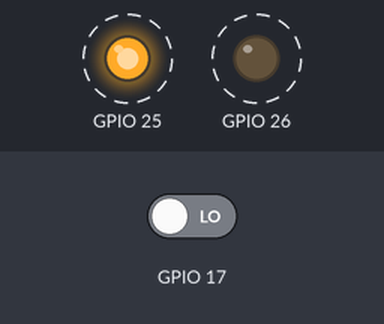
Recording of a program running on a simulated ESP32. Shown: output pins drawn as LEDs (lit = HIGH). Dashed ring = blinking. Inputs (shaded band) come from the test bench; at power-on: GPIO 17 LOW. WiFi joins after 1.5 s; servers stay silent unless stated; what the program prints to the serial monitor is not drawn.

Above: at 3.22 s.
Timing chart, 0 to 6.1 s (numbered marks = the images above):
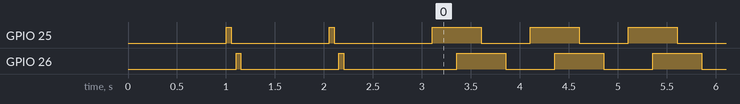

The program:

main.cpp
```cpp
#include <Arduino.h>
#include <WiFi.h>

#ifndef STASSID
#define STASSID "myssid"
#define STAPSK "mypsk1234"
#endif

const char *ssid = STASSID;
const char *password = STAPSK;

void setup()
{
  delay(500);
  Serial.begin(115200);
  delay(500);

  pinMode(25, OUTPUT);
  pinMode(26, OUTPUT);
  pinMode(17, INPUT_PULLDOWN);

  Serial.println("Starting...");
  WiFi.mode(WIFI_STA);
  WiFi.setAutoReconnect(true);
  WiFi.begin(ssid, password);

  uint32_t start = millis();
  while (!WiFi.isConnected())
  {
    digitalWrite(25, HIGH);
    delay(50);
    digitalWrite(25, LOW);
    delay(50);
    digitalWrite(26, HIGH);
    delay(50);
    digitalWrite(26, LOW);
    delay(900);
    if (millis() - start > 30000)
    {
      digitalWrite(3, HIGH);
      Serial.println("Connection Failed! Rebooting...");
      delay(5000);
      ESP.restart();
    }
  }
  Serial.println(WiFi.localIP().toString());
}

void loop()
{
  int ms = 250;
  if (digitalRead(17) == HIGH)
  {
    ms = 25;
  }

  digitalWrite(25, HIGH);
  delay(ms);
  digitalWrite(26, HIGH);
  delay(ms);
  digitalWrite(25, LOW);
  delay(ms);
  digitalWrite(26, LOW);
  delay(ms);
}
```

Measured:
- by itself, GPIO 25: goes LOW 1.0 s, HIGH 0.05 s, LOW 1.0 s, 126 × (HIGH 0.50 s, LOW 0.50 s), HIGH 0.50 s, then LOW
- by itself, GPIO 26: goes LOW 1.0 s, HIGH 0.05 s, LOW 1.2 s, 126 × (HIGH 0.50 s, LOW 0.50 s), HIGH 0.50 s, then LOW
- by itself, everything shown: repeats every 1.0 s, in 4 steps
